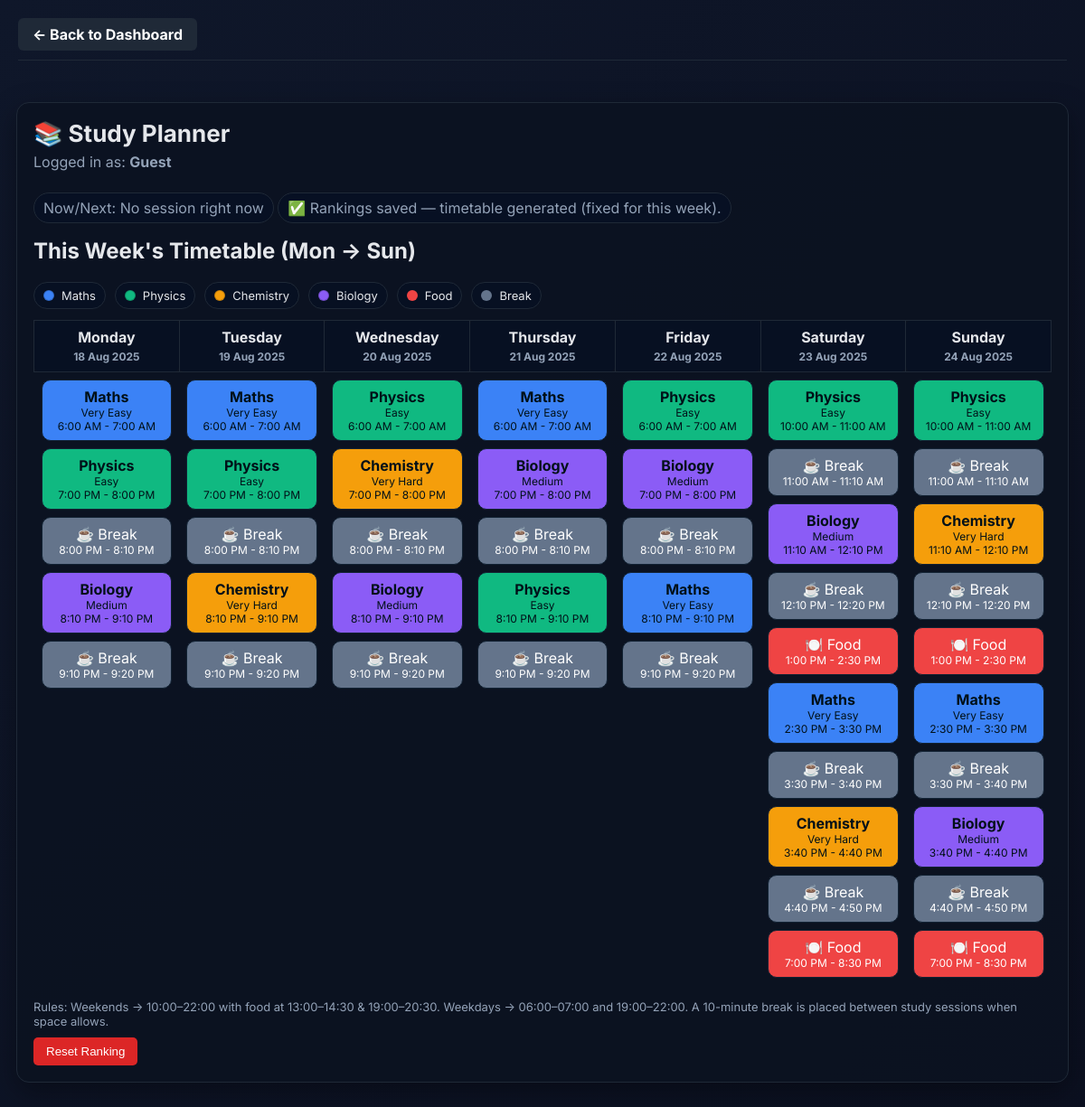
Screenshot of /student/timetablee.php (signed in) with the database file from the repository.
### tables this page shows
CREATE TABLE `subject_rankings` (
  `id` int(11) NOT NULL,
  `email` varchar(191) NOT NULL,
  `subject` varchar(64) NOT NULL,
  `difficulty_level` tinyint(4) NOT NULL
);

### student/timetablee.php (the view, shortened to what this page needs)
<?php
$fname = $_SESSION['fname'] ?? 'Guest';
$DB_HOST = 'localhost';
$DB_USER = 'root';
$DB_PASS = '';
$DB_NAME = 'smartstudy';
?>
<?php
$SUBJECTS = ['Maths','Physics','Chemistry','Biology'];
$LEVEL_TEXT = [1=>'Very Easy',2=>'Easy',3=>'Medium',4=>'Hard',5=>'Very Hard'];
$COLORS = [
  'Maths'=>'#3b82f6','Physics'=>'#10b981','Chemistry'=>'#f59e0b','Biology'=>'#8b5cf6',
  'Food'=>'#ef4444','Break'=>'#64748b'
];
$con = mysqli_connect($DB_HOST,$DB_USER,$DB_PASS,$DB_NAME);
mysqli_set_charset($con,'utf8mb4');
function h($s){ return htmlspecialchars((string)$s,ENT_QUOTES,'UTF-8'); }
function time_str($ts){ return date('g:i A',$ts); }
$email = $_SESSION['email'] ?? null;
$rankings = [];
if($email){
  $sel = mysqli_prepare($con,"SELECT subject,difficulty_level FROM subject_rankings WHERE email=?");
  mysqli_stmt_bind_param($sel,'s',$email); mysqli_stmt_execute($sel);
  $res = mysqli_stmt_get_result($sel);
  while($r = mysqli_fetch_assoc($res)) $rankings[$r['subject']] = (int)$r['difficulty_level'];
}
$today = new DateTime('today');
$weekStartDT = clone $today; $weekStartDT->modify('monday this week');
$weekStart = $weekStartDT->format('Y-m-d');
$existing_timetable = null;
$has_rankings_in_db = false;
if($email){
  $q = mysqli_query($con,"SELECT 1 FROM subject_rankings WHERE email='".mysqli_real_escape_string($con,$email)."' LIMIT 1");
  $has_rankings_in_db = (bool)mysqli_fetch_row($q);
}
if(!$existing_timetable && $email && $has_rankings_in_db){
  $week_schedule = array_fill(0, 7, []);
  $ts = function(DateTime $date, $h, $m=0){ return strtotime($date->format('Y-m-d').sprintf(' %02d:%02d:00',$h,$m)); };
  $get_windows = function(DateTime $date) use($ts){
    $dow = (int)$date->format('N');
    $windows = [];
    if($dow >= 6){
      $windows[] = [$ts($date,10,0), $ts($date,13,0)];
      $windows[] = [$ts($date,14,30), $ts($date,19,0)];
      $windows[] = [$ts($date,20,30), $ts($date,22,30)];
    } else {
      $windows[] = [$ts($date,6,0), $ts($date,7,0)];
      $windows[] = [$ts($date,19,0), $ts($date,22,30)];
    }
    return $windows;
  };
  $day_foods = array_fill(0,7,[]);
  for($d=0;$d<7;$d++){
    $dt = clone $weekStartDT; $dt->modify("+$d day");
    $dow = (int)$dt->format('N');
    if($dow >= 6){
      $day_foods[$d][] = ['start'=>$ts($dt,13,0),'end'=>$ts($dt,14,30),'type'=>'Food'];
      $day_foods[$d][] = ['start'=>$ts($dt,19,0),'end'=>$ts($dt,20,30),'type'=>'Food'];
    }
  }
  for($d=0;$d<7;$d++){
    $dt = clone $weekStartDT;
    $dt->modify("+$d day");
    $windows = $get_windows($dt);
    $slots = $day_foods[$d];
    $dailySubjects = $SUBJECTS;
    shuffle($dailySubjects);
    $windowSubjects = array_chunk($dailySubjects, ceil(count($dailySubjects)/count($windows)));
    foreach($windows as $wIdx=>$win){
        $cursor = $win[0];
        $subjectsForWindow = $windowSubjects[$wIdx] ?? [];
        foreach($subjectsForWindow as $subj){
            if($cursor + 3600 > $win[1]) break;
            $sStart = $cursor;
            $sEnd   = $sStart + 3600;
            $slots[] = [
              'start'=>$sStart,
              'end'=>$sEnd,
              'type'=>'Study',
              'subject'=>$subj,
              'level'=>$rankings[$subj] ?? 3
            ];
            $cursor = $sEnd;
            $BREAK_MIN = 10 * 60;
            if($cursor + $BREAK_MIN <= $win[1] - 1800){
                $breakStart = $cursor;
                $breakEnd   = $cursor + $BREAK_MIN;
                $breakOverFood = false; $alignAfterFood = null;
                if(!$breakOverFood){
                    $slots[] = ['start'=>$breakStart,'end'=>$breakEnd,'type'=>'Break'];
                    $cursor = $breakEnd;
                } else {
                    $cursor = $alignAfterFood;
                }
            }
        }
    }
    usort($slots, function($a,$b){ return $a['start'] <=> $b['start']; });
    $week_schedule[$d] = $slots;
}
  $existing_timetable = $week_schedule;
}
$week_schedule = $existing_timetable ?? null;
$currentLabel = 'No session right now';
$has_prior = false;
if($email){
  $q = mysqli_query($con,"SELECT 1 FROM subject_rankings WHERE email='".mysqli_real_escape_string($con,$email)."' LIMIT 1");
  $has_prior = (bool)mysqli_fetch_row($q);
}
?>
<!doctype html>
<html lang="en">
<head>
</head>
<body>
    <div class="back">
    <a href="dashboard.php">← Back to Dashboard</a>
</div>
<div class="container">
  <div class="card">
    <h1>📚 Study Planner</h1>
    <div class="sub">Logged in as: <strong><?php echo h($fname ?: 'Guest'); ?></strong></div>
    <div class="badge">Now/Next: <?php echo h($currentLabel); ?></div>
    <?php if($email && !$has_prior): ?>
      <h2 style="margin-top:12px">Rank your subjects</h2>
      <p class="sub">Pick how hard each subject feels (used to label sessions). You will not be asked again after saving.</p>
      <form method="post">
        <input type="hidden" name="action" value="save_ranking">
        <?php foreach($SUBJECTS as $s):
            $pref = $rankings[$s] ?? 3;
        ?>
          <div class="row">
            <label for="diff_<?php echo strtolower($s); ?>" style="font-weight:700"><?php echo h($s); ?></label>
            <select id="diff_<?php echo strtolower($s); ?>" name="diff_<?php echo strtolower($s); ?>">
              <?php foreach($LEVEL_TEXT as $k=>$txt): $sel = ($k==$pref)?'selected':''; ?>
                <option value="<?php echo $k;?>" <?php echo $sel;?>><?php echo h($txt);?></option>
              <?php endforeach;?>
            </select>
          </div>
        <?php endforeach;?>
        <div class="actions"><button class="btn primary" type="submit">Save Rankings & Generate Timetable</button></div>
      </form>
    <?php else: ?>
      <div style="margin-top:12px" class="badge">✅ Rankings saved — timetable generated (fixed for this week).</div>
    <?php endif; ?>
    <h2 style="margin-top:16px">This Week's Timetable (Mon → Sun)</h2>
    <div class="legend">
      <?php foreach($SUBJECTS as $s): ?>
        <div class="chip"><span class="dot" style="background:<?php echo $COLORS[$s]; ?>;border:1px solid rgba(0,0,0,.2)"></span><?php echo h($s);?></div>
      <?php endforeach; ?>
      <div class="chip"><span class="dot" style="background:<?php echo $COLORS['Food']; ?>"></span>Food</div>
      <div class="chip"><span class="dot" style="background:<?php echo $COLORS['Break']; ?>"></span>Break</div>
    </div>
    <?php if(!$week_schedule): ?>
      <div class="note" style="margin-top:12px">No timetable yet. Save rankings to generate your weekly timetable.</div>
    <?php else: ?>
      <table class="table" role="table">
        <tr>
          <?php
            $dayNames = ['Monday','Tuesday','Wednesday','Thursday','Friday','Saturday','Sunday'];
            for($i=0;$i<7;$i++):
              $dateStr = date('d M Y', strtotime($weekStart." +$i day"));
          ?>
              <th>
                <?php echo h($dayNames[$i]); ?><br>
                <span class="small"><?php echo h($dateStr); ?></span>
              </th>
          <?php endfor; ?>
        </tr>
        <tr>
          <?php for($d=0;$d<7;$d++): ?>
            <td class="col">
              <?php
                $slots = $week_schedule[$d];
                if(empty($slots)){ echo '<div class="slot">No sessions</div>'; }
                else{
                  foreach($slots as $sl){
                    if($sl['type']==='Study'){
                      $bg = $COLORS[$sl['subject']] ?? '#0f172a';
                      echo '<div class="slot" style="background:'.$bg.'; color:#001018">';
                      echo '<div style="font-weight:700">'.h($sl['subject']).'</div>';
                      $lvl = $sl['level'] ?? null;
                      if($lvl) echo '<div style="font-size:12px">'.h($LEVEL_TEXT[$lvl]??'').'</div>';
                      echo '<div style="font-size:12px">'.h(time_str($sl['start']).' - '.time_str($sl['end'])).'</div>';
                      echo '</div>';
                    } elseif($sl['type']==='Food'){
                      $bg = $COLORS['Food'];
                      echo '<div class="slot" style="background:'.$bg.'; color:#fff">🍽️ Food<br><div style="font-size:12px">'.h(time_str($sl['start']).' - '.time_str($sl['end'])).'</div></div>';
                    } else {
                      $bg = $COLORS['Break'];
                      echo '<div class="slot" style="background:'.$bg.'; color:#fff">☕ Break<br><div style="font-size:12px">'.h(time_str($sl['start']).' - '.time_str($sl['end'])).'</div></div>';
                    }
                  }
                }
              ?>
            </td>
          <?php endfor; ?>
        </tr>
      </table>
    <?php endif; ?>
<div class="note">
    Rules: Weekends → 10:00–22:00 with food at 13:00–14:30 & 19:00–20:30.
    Weekdays → 06:00–07:00 and 19:00–22:00.
    A 10-minute break is placed between study sessions when space allows.
</div>
<button id="resetRankingBtn" style="
    margin-top: 10px;
    padding: 8px 14px;
    background-color: #dc2626;
    color: white;
    border: none;
    border-radius: 5px;">
    Reset Ranking
</button>
</body>
</html>

### student/timetablee.php (style rules this page uses)
.back { margin: 20px; text-align: left; border-bottom: 1px solid #1f2937; padding-bottom: 10px; }
.back a { display: inline-block; padding: 8px 16px; background-color: #1f2937; color: white; text-decoration: none; border-radius: 6px; font-weight: bold; transition: background-color 0.2s ease, transform 0.2s ease; }
:root { --bg:#0f172a; --card:#0b1220; --muted:#94a3b8; --text:#e5e7eb; --border:#1f2937; --accent:#22d3ee; }
* { box-sizing:border-box }
body { margin:0; font-family:Inter,system-ui,-apple-system,Segoe UI,Roboto,sans-serif; background:linear-gradient(135deg,#0f172a,#0b1020); color:var(--text) }
.container { max-width:1200px; margin:28px auto; padding:18px }
.card { background:rgba(11,18,32,.85); border:1px solid var(--border); border-radius:14px; padding:18px; box-shadow:0 10px 30px rgba(0,0,0,.35) }
h1 { margin:0 0 6px; font-size:26px }
.sub { color:var(--muted); margin-bottom:12px }
.badge { display:inline-block; padding:6px 10px; border-radius:999px; border:1px solid #1f2937; background:#071023; color:var(--muted) }
.legend { display:flex; gap:10px; flex-wrap:wrap; margin-top:10px }
.chip { display:inline-flex; align-items:center; gap:8px; padding:6px 10px; border-radius:999px; border:1px solid #1f2937; background:#071022; font-size:13px }
.dot { width:12px; height:12px; border-radius:999px }
.table { width:100%; border-collapse:collapse; margin-top:12px }
.table th { text-align:center; padding:8px; background:#071022; border:1px solid var(--border); border-radius:6px }
.col { width:14%; vertical-align:top; padding:8px }
.slot { background:#071022; border:1px solid #122233; border-radius:10px; padding:8px; margin-bottom:8px; text-align:center }
.note { color:var(--muted); font-size:13px; margin-top:8px }
.small { font-size:12px; color:#94a3b8 }

### rows the page displays
subject_rankings: subject "Maths", difficulty_level "Very Easy", end "6:00 AM - 7:00 AM", end "8:10 PM - 9:10 PM", end "2:30 PM - 3:30 PM"
subject_rankings: subject "Physics", difficulty_level "Easy", end "7:00 PM - 8:00 PM", end "6:00 AM - 7:00 AM", end "8:10 PM - 9:10 PM", end "10:00 AM - 11:00 AM"
subject_rankings: subject "Biology", difficulty_level "Medium", end "8:10 PM - 9:10 PM", end "7:00 PM - 8:00 PM", end "11:10 AM - 12:10 PM", end "3:40 PM - 4:40 PM"
subject_rankings: subject "Chemistry", difficulty_level "Very Hard", end "8:10 PM - 9:10 PM", end "7:00 PM - 8:00 PM", end "3:40 PM - 4:40 PM", end "11:10 AM - 12:10 PM"

### other values shown
$fname ?: 'Guest' "Guest"
$currentLabel "No session right now"
$s "Maths"
$s "Physics"
$s "Chemistry"
$s "Biology"
$dayNames[$i] "Monday"
$dateStr "18 Aug 2025"
$dayNames[$i] "Tuesday"
$dateStr "19 Aug 2025"
$dayNames[$i] "Wednesday"
$dateStr "20 Aug 2025"
$dayNames[$i] "Thursday"
$dateStr "21 Aug 2025"
$dayNames[$i] "Friday"
